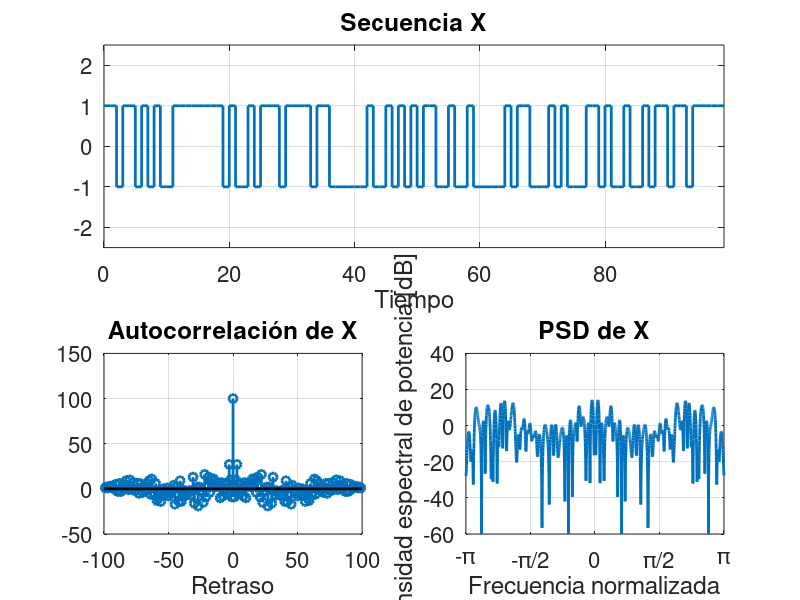
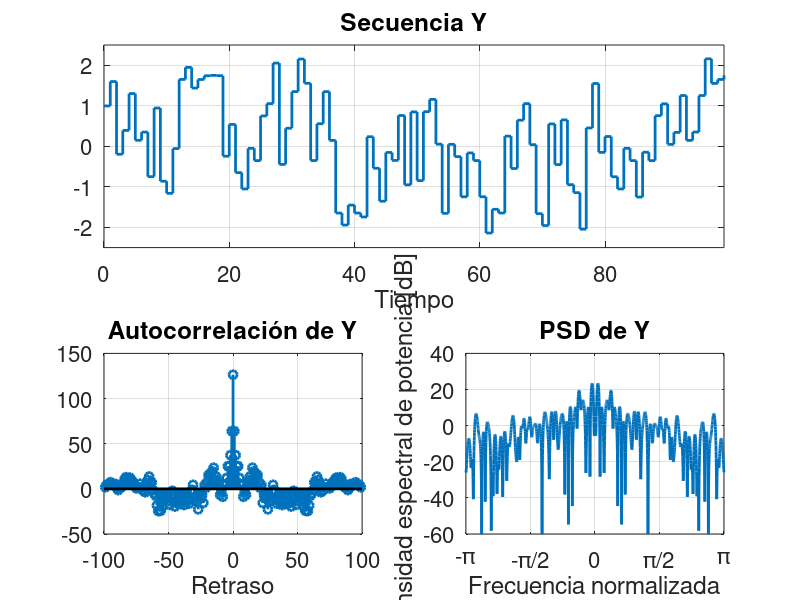
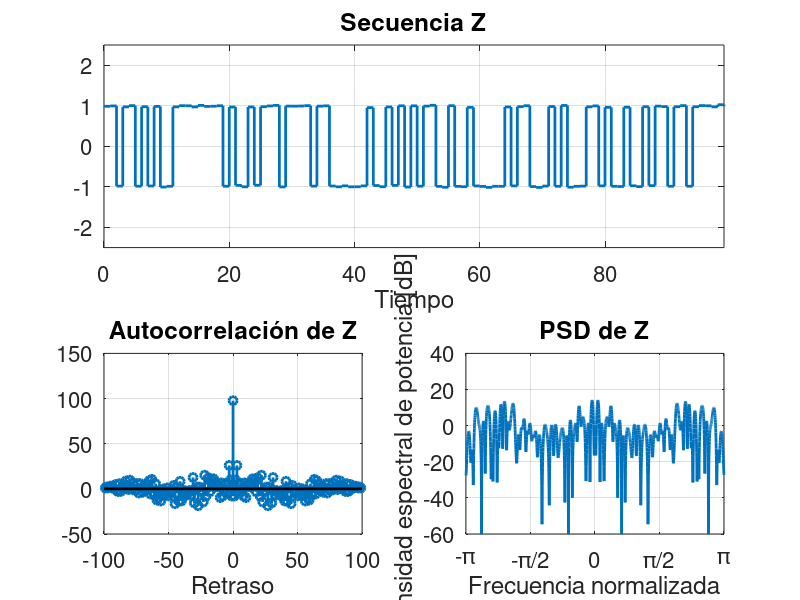
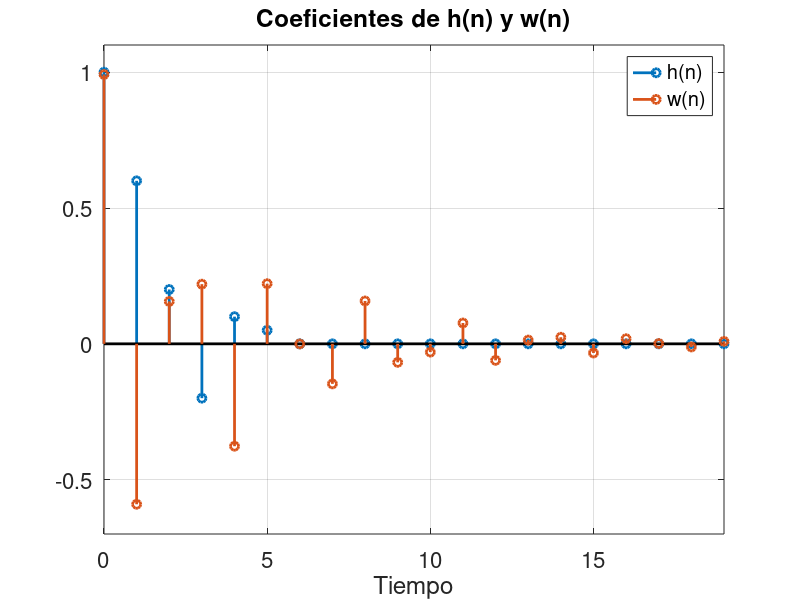

MATLAB code for these plots, in order:
close all; clear all; clc;

%%

M = 20;

h = [1 0.6 0.2 -0.2 0.1 0.05];
var_V = 0.005;

h_pad = zeros(1, M);
h_pad(1:min(numel(h),M)) = h(1:min(numel(h),M));

h_flip = fliplr(h_pad);

R_Y = conv(h_pad, h_flip)(M:2*M-1);
R_Y(1) += var_V;
RR_Y = toeplitz(R_Y);

R_YX = [h(1) zeros(1, M-1)];
RR_YX = R_YX';

w0 = RR_Y \ RR_YX;

%%

rand('seed', 42);

N = 100;

B = rand(1, N) < 0.5;
X = 2*B - 1;
V = normrnd(0, var_V, 1, N);
Y = filter(h, 1, X) + V;
Z = filter(w0, 1, Y);

function plot_seqRS(X)
  nfft = 2048;
  freqrange = linspace(-1, 1, nfft);
  freqticks = {'-\pi', '-\pi/2', '0', '\pi/2', '\pi'};

  N = numel(X);
  nn = 0:N-1;

  figure();
  subplot(2, 2, [1 2]);
  stairs(nn, X);
  grid;
  xlim([0 N-1]);
  ylim([-2.5 2.5]);
  xlabel('Tiempo');
  title(['Secuencia ' inputname(1)]);
  set(findall(gcf,'type','line'),'LineWidth',2);
  set(gca, 'FontSize', 16);

  [R_Xest kk] = xcorr(X);
  S_Xest = 1/N * abs(fftshift(fft(X, nfft))).^2;

  subplot(2, 2, 3);
  stem(kk, R_Xest);
  grid;
  xlabel('Retraso');
  ylim([-50 150]);
  title(['Autocorrelación de ' inputname(1)]);
  set(findall(gcf,'type','line'),'LineWidth',2);
  set(gca, 'FontSize', 16);

  subplot(2, 2, 4);
  plot(freqrange, mag2db(S_Xest));
  grid;
  xticklabels(freqticks);
  ylim([-60 40]);
  xlabel('Frecuencia normalizada');
  ylabel('Densidad espectral de potencia [dB]');
  title(['PSD de ' inputname(1)]);
  set(findall(gcf,'type','line'),'LineWidth',2);
  set(gca, 'FontSize', 16);
endfunction

plot_seqRS(X)
plot_seqRS(Y)
plot_seqRS(Z)

mm = 0:M-1;

figure();
stem(mm',[h_pad' w0]);
grid;
xlim([0 M-1]);
ylim([-0.7 1.1]);
xlabel('Tiempo');
title('Coeficientes de h(n) y w(n)');
legend('h(n)', 'w(n)');
set(findall(gcf,'type','line'),'LineWidth',2);
set(gca, 'FontSize', 16);

%%

for M = [2 5 10 30]
  h_pad = zeros(1, M);
  h_pad(1:min(numel(h),M)) = h(1:min(numel(h),M));

  h_flip = fliplr(h_pad);

  R_Y = conv(h_pad, h_flip)(M:2*M-1);
  R_Y(1) += var_V;
  RR_Y = toeplitz(R_Y);

  R_YX = [h(1) zeros(1, M-1)];
  RR_YX = R_YX';

  w0 = RR_Y \ RR_YX;

  Z = filter(w0, 1, Y);
  plot_seqRS(Z);

  mm = 0:M-1;

  figure();
  subplot(2, 2, 1);
  stem(mm,w0);
  grid;
  xlim([0 M-1]);
  ylim([-0.7 1.1]);
  xlabel('Tiempo');
  title('Coeficientes de w(n)');
  set(findall(gcf,'type','line'),'LineWidth',2);
  set(gca, 'FontSize', 16);

  hconvw = conv(h, w0);

  subplot(2, 2, 2);
  stem(0:numel(hconvw)-1, hconvw);
  grid;
  xlim([0 M-1]);
  ylim([-0.7 1.1]);
  xlabel('Tiempo');
  title('Convolución entre h(n) y w(n)');
  set(findall(gcf,'type','line'),'LineWidth',2);
  set(gca, 'FontSize', 16);

  freqrange = linspace(-1, 1, 2048);
  freqticks = {'-\pi', '-\pi/2', '0', '\pi/2', '\pi'};

  H = freqz(h, 1, freqrange);
  W = freqz(w0, 1, freqrange);

  subplot(2, 2, [3 4]);
  plot(freqrange, (abs(H)));
  hold on;
  plot(freqrange, (abs(W)));
  plot(freqrange, (abs(H).*abs(W)));
  grid;
  xticklabels(freqticks);
  xlabel('Frecuencia normalizada');
  ylabel('Magnitud [dB]');
  title('Respuesta en frecuencia de |H(\omega)|, |W(\omega)| y |H(\omega)|\cdot|W(\omega)|');
  legend('|H(\omega)|', '|W(\omega)|', '|H(\omega)|\cdot|W(\omega)|');
  set(findall(gcf,'type','line'),'LineWidth',2);
  set(gca, 'FontSize', 16);
endfor
